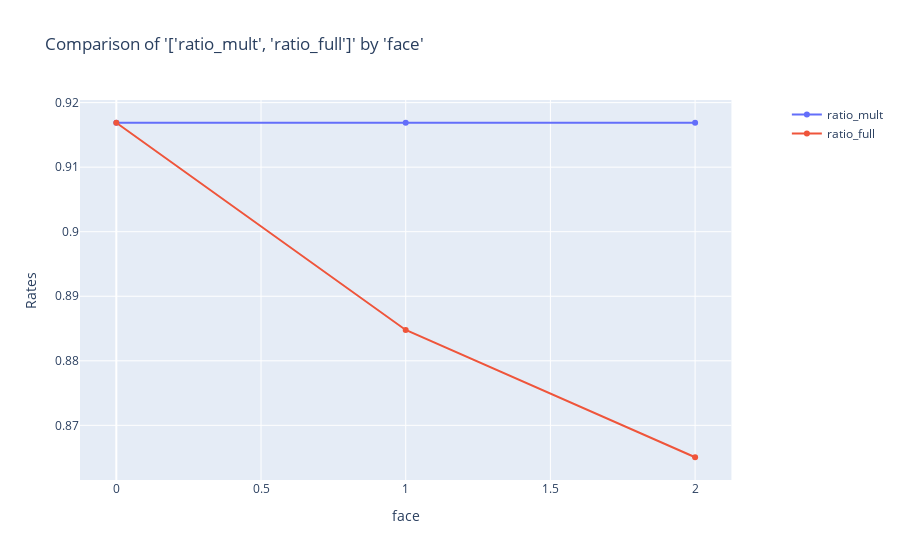

Here is the notebook cell this chart was saved with:
### Code cell
charters.compare_rates(df_ratio, x_axis="face", rates=["ratio_mult", "ratio_full"])

### Figure 1 — Plotly figure (JSON) as saved in the notebook; plotly's stock layout.template omitted (floating-point values rounded to 4 significant figures)
{"data": [{"mode": "lines+markers", "name": "ratio_mult", "type": "scatter", "x": [0, 1, 2], "xaxis": "x", "y": [0.9169, 0.9169, 0.9169], "yaxis": "y"}, {"mode": "lines+markers", "name": "ratio_full", "type": "scatter", "x": [0, 1, 2], "xaxis": "x", "y": [0.9169, 0.8848, 0.8651], "yaxis": "y"}], "layout": {"autosize": true, "title": {"text": "Comparison of '['ratio_mult', 'ratio_full']' by 'face'"}, "xaxis": {"anchor": "y", "autorange": true, "domain": [0, 0.94], "range": [-0.1225, 2.123], "title": {"text": "face"}, "type": "linear"}, "yaxis": {"anchor": "x", "autorange": true, "domain": [0, 1], "range": [0.8608, 0.9212], "title": {"text": "Rates"}, "type": "linear"}, "yaxis2": {"anchor": "x", "overlaying": "y", "side": "right"}}}
